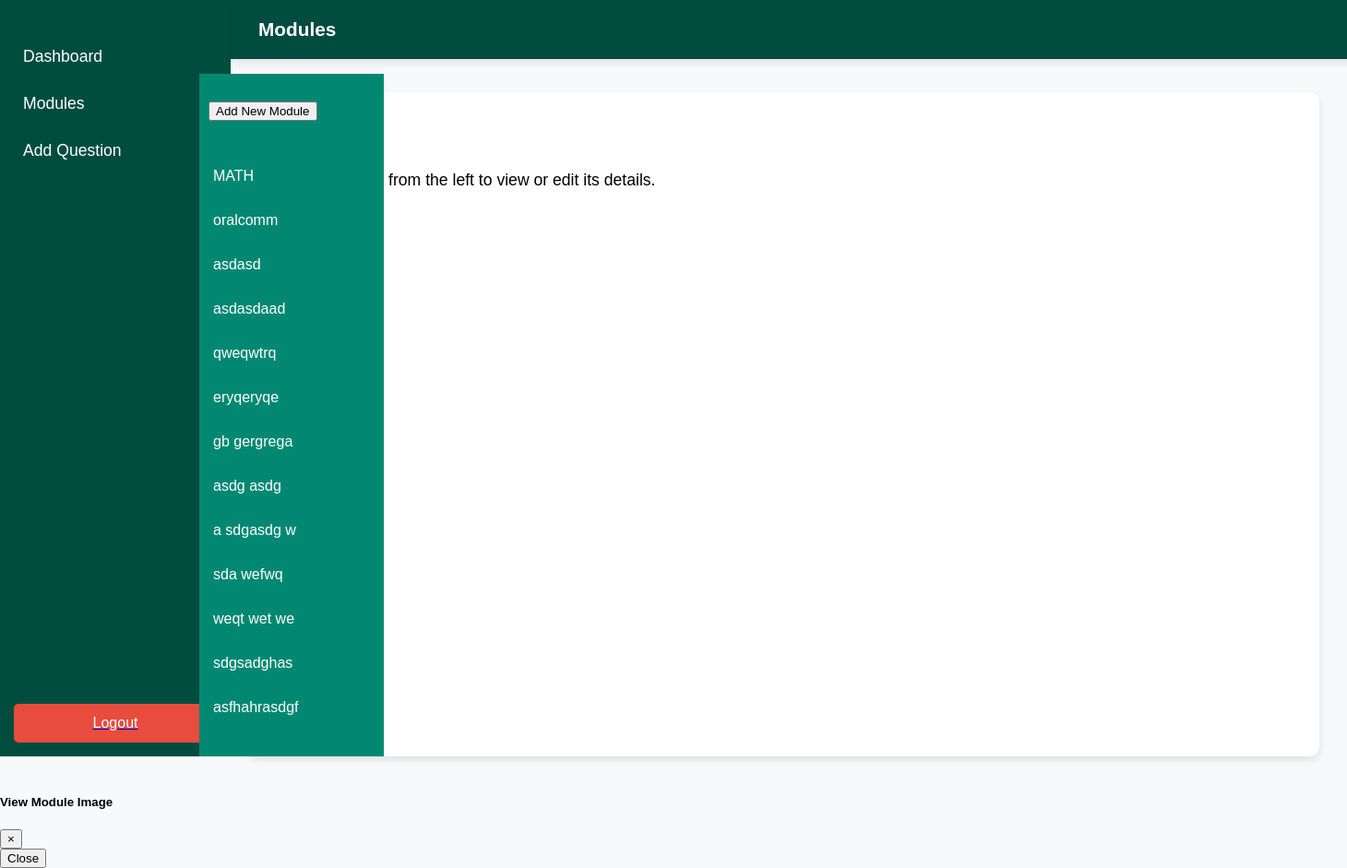
/admin/admin-modules.php, run on an earlier commit of the app's database.
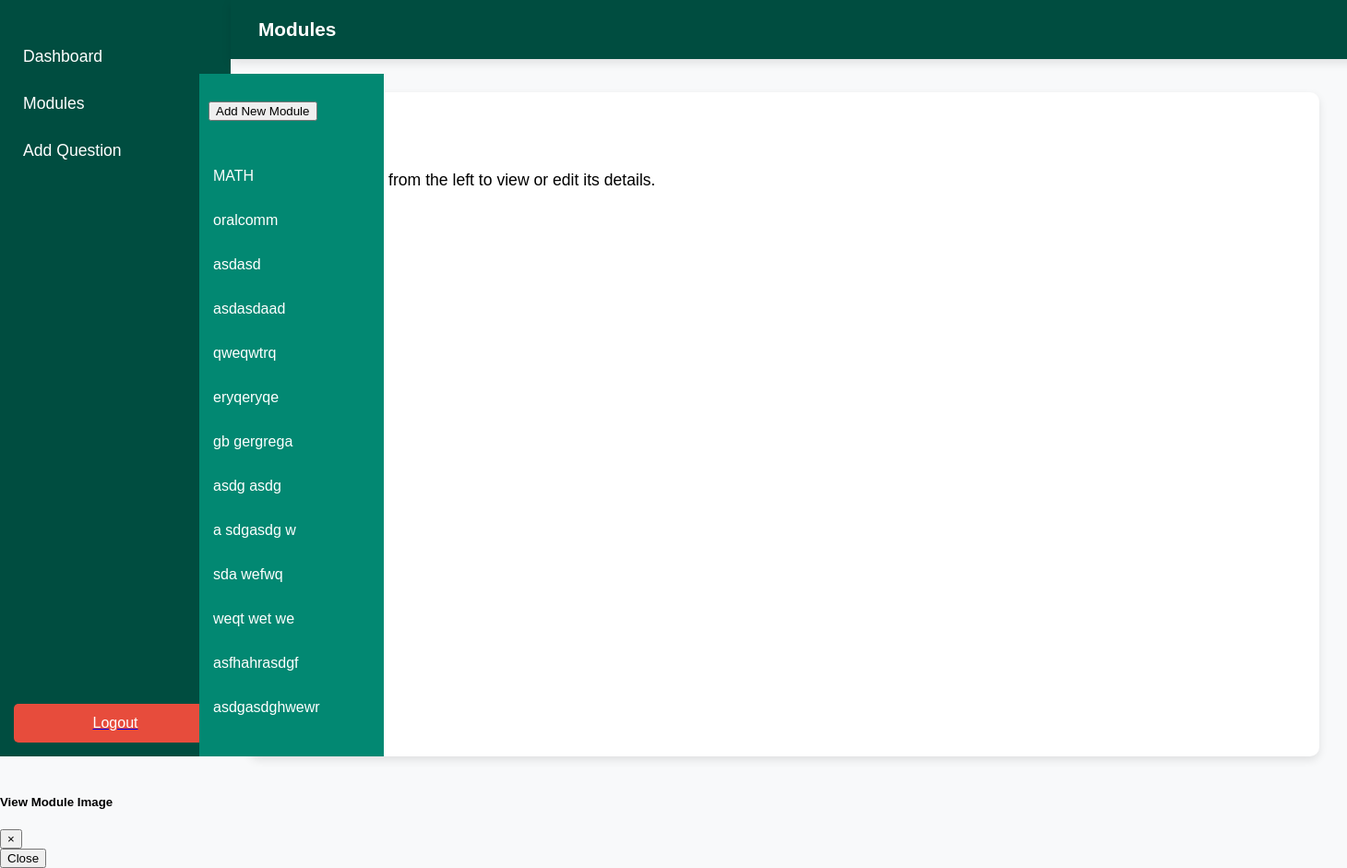
And on a later commit of the database.
### tables this page shows
CREATE TABLE `modules` (
  `id` int NOT NULL,
  `module_name` varchar(255) NOT NULL,
  `content` text NOT NULL,
  `image_url` varchar(255) NOT NULL
);

### admin/admin-modules.php (the view, shortened to what this page needs)
<?php
$host = "localhost";
$user = "root";
$password = "";
$dbname = "quiz_db";
$conn = new mysqli($host, $user, $password, $dbname);
$query = "SELECT * FROM modules";
$result = $conn->query($query);
?>
<!DOCTYPE html>
<html lang="en">
<head>
    <link rel="stylesheet" href="css/admin-dash.css">
    <link rel="stylesheet" href="css/admin-sidebar.css">
    <link rel="stylesheet" href="css/module-sidebar.css">
</head>
<body>
    <?php include_once 'admin-sidebar.php'; ?>
    <div class="header" style="background-color: #004d40;">Modules</div>
    <div class="flex">
    <div class="container-flex">
        <div class="module-sidebar">
            <div class="add-module-container">
                <button id="add-module-btn" class="btn btn-success">Add New Module</button>
            </div>
            <ul class="menu">
                <?php while ($module = $result->fetch_assoc()) { ?>
                    <li class="module-item"
                        onclick='editModule(<?= json_encode($module['id']) ?>, <?= json_encode($module['module_name']) ?>, <?= json_encode($module['content']) ?>, <?= json_encode($module['image_url'] ?? '') ?>)'>
                        <?= htmlspecialchars($module['module_name'], ENT_QUOTES) ?>
                    </li>
                <?php } ?>
            </ul>
        </div>
        <div class="main-content">
            <div class="card" style="left: 27vh; width: 140vh; height: 85vh;">
                <div class="card-body" id="module-card-body">
                    <h5>Module Details</h5>
                    <p>Select a module from the left to view or edit its details.</p>
                </div>
            </div>
        </div>
    </div>
    <div class="modal fade" id="viewImageModal" tabindex="-1" role="dialog" aria-labelledby="viewImageModalLabel" aria-hidden="true">
        <div class="modal-dialog" role="document">
            <div class="modal-content">
                <div class="modal-header">
                    <h5 class="modal-title" id="viewImageModalLabel">View Module Image</h5>
                    <button type="button" class="close" data-dismiss="modal" aria-label="Close">
                        <span aria-hidden="true">&times;</span>
                    </button>
                </div>
                <div class="modal-footer">
                    <button type="button" class="btn btn-secondary" data-dismiss="modal">Close</button>
                </div>
            </div>
        </div>
    </div>
</body>
</html>

What changed in the data, as far as the page shows it:
removed modules: module_name "sdgsadghas"
now on this page (row edited): modules: module_name "asdgasdghwewr"
